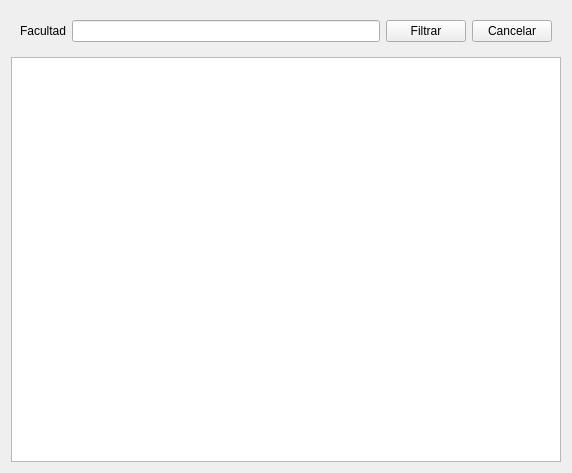
<?xml version="1.0" encoding="UTF-8"?>
<ui version="4.0">
 <class>Form</class>
 <widget class="QWidget" name="Form">
  <property name="geometry">
   <rect>
    <x>0</x>
    <y>0</y>
    <width>572</width>
    <height>473</height>
   </rect>
  </property>
  <property name="windowTitle">
   <string>Datos de los estudiantes nacionales de una facultad</string>
  </property>
  <layout class="QVBoxLayout" name="verticalLayout">
   <item>
    <widget class="QWidget" name="widget" native="true">
     <layout class="QHBoxLayout" name="horizontalLayout">
      <item>
       <widget class="QLabel" name="label">
        <property name="text">
         <string>Facultad</string>
        </property>
       </widget>
      </item>
      <item>
       <widget class="QLineEdit" name="txt_facultad"/>
      </item>
      <item>
       <widget class="QPushButton" name="btn_filtrar">
        <property name="text">
         <string>Filtrar</string>
        </property>
       </widget>
      </item>
      <item>
       <widget class="QPushButton" name="btn_cancelar">
        <property name="text">
         <string>Cancelar</string>
        </property>
       </widget>
      </item>
     </layout>
    </widget>
   </item>
   <item>
    <widget class="QTableWidget" name="tabla_est">
     <property name="sortingEnabled">
      <bool>true</bool>
     </property>
    </widget>
   </item>
  </layout>
 </widget>
 <tabstops>
  <tabstop>txt_facultad</tabstop>
  <tabstop>btn_filtrar</tabstop>
  <tabstop>btn_cancelar</tabstop>
  <tabstop>tabla_est</tabstop>
 </tabstops>
 <resources/>
 <connections/>
</ui>
